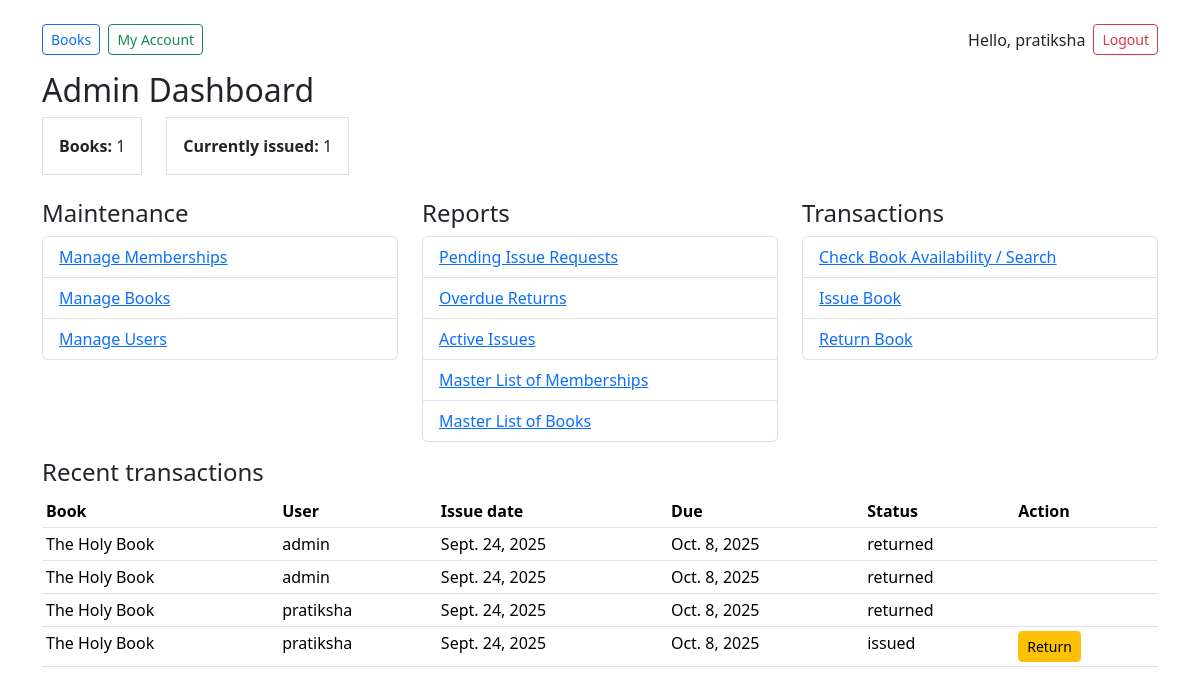
/admin-home/ (signed in), run on an earlier commit of the app's database.
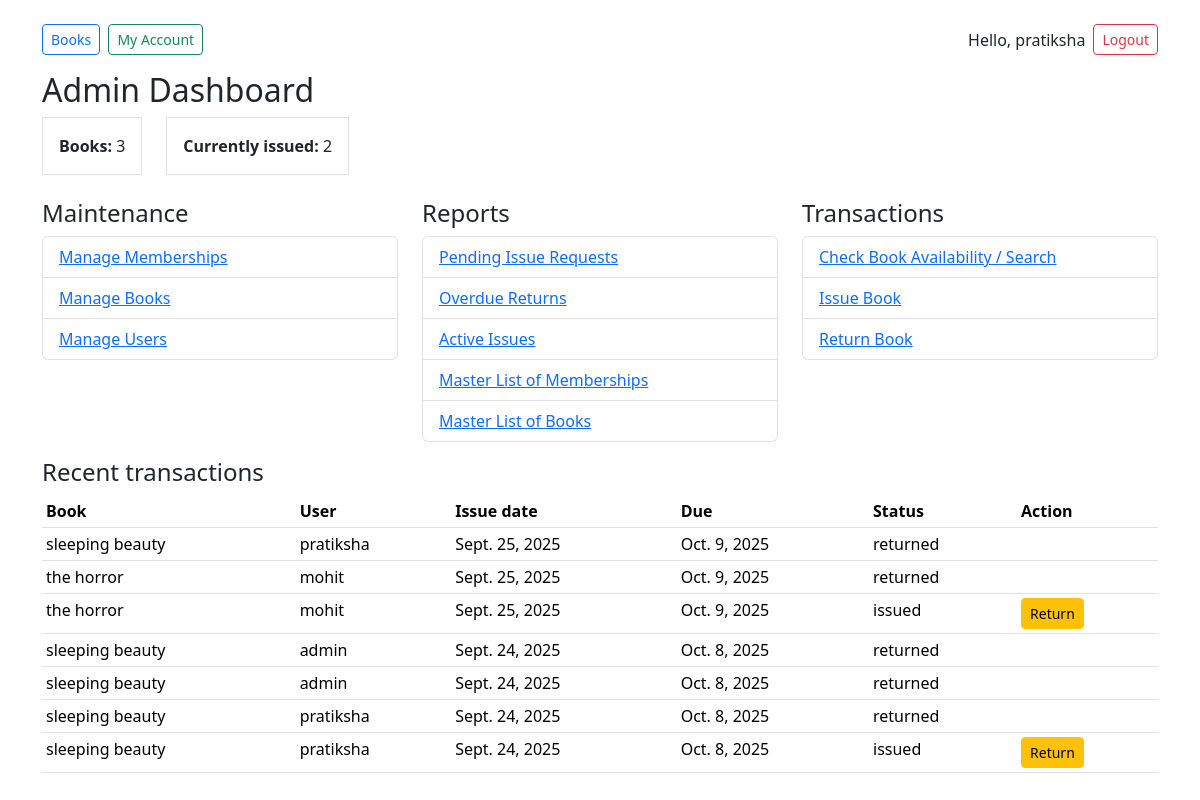
And on a later commit of the database.
### library/models.py (models this page shows, shortened)
class Transaction(models.Model):
    STATUS_CHOICES = [('issued', 'Issued'), ('returned', 'Returned')]
    user = models.ForeignKey(User, on_delete=models.CASCADE)
    book = models.ForeignKey(Book, on_delete=models.CASCADE)
    issue_date = models.DateField(default=date.today)
    due_date = models.DateField()                 # set on creation/issue
    return_date = models.DateField(null=True, blank=True)
    fine = models.DecimalField(max_digits=8, decimal_places=2, default=Decimal('0.00'))
    fine_paid = models.BooleanField(default=False)
    status = models.CharField(max_length=10, choices=STATUS_CHOICES, default='issued')

class Book(models.Model):
    code_no = models.CharField(max_length=50, unique=True)  # unique code like SC(B/M)000001
    title = models.CharField(max_length=255)
    author = models.CharField(max_length=255, blank=True)
    category = models.ForeignKey(Category, on_delete=models.SET_NULL, null=True, blank=True)
    isbn = models.CharField(max_length=40, blank=True)
    total_copies = models.PositiveIntegerField(default=1)
    available_copies = models.PositiveIntegerField(default=1)
    added_on = models.DateField(auto_now_add=True)

### library/views.py (the view)
# urls.py: path('admin-home/', views.admin_home, name='admin_home'),
@login_required
def admin_home(request):
    books_count = Book.objects.count()
    issued_count = Transaction.objects.filter(status='issued').count()
    recent_tx = Transaction.objects.order_by('-issue_date')[:8]
    return render(request, 'library/admin_home.html', {
        'books_count': books_count,
        'issued_count': issued_count,
        'recent_tx': recent_tx,
    })

### library/templates/library/admin_home.html (shortened to what this page needs)
{% extends "library/base.html" %}
{% block content %}
<h2>Admin Dashboard</h2>
<div class="row mb-3">
  <div class="col-auto">
    <div class="border p-3">
      <strong>Books:</strong> {{ books_count }}
    </div>
  </div>
  <div class="col-auto">
    <div class="border p-3">
      <strong>Currently issued:</strong> {{ issued_count }}
    </div>
  </div>
</div>
<div class="row mt-4">
  <div class="col-md-4 mb-3">
    <h4>Maintenance</h4>
    <ul class="list-group">
      <li class="list-group-item"><a href="{% url 'membership_list' %}">Manage Memberships</a></li>
      <li class="list-group-item"><a href="{% url 'book_list' %}">Manage Books</a></li>
      <li class="list-group-item"><a href="{% url 'user_list' %}">Manage Users</a></li>
    </ul>
  </div>
  <div class="col-md-4 mb-3">
    <h4>Reports</h4>
    <ul class="list-group">
      <li class="list-group-item"><a href="{% url 'pending_issues' %}">Pending Issue Requests</a></li>
      <li class="list-group-item"><a href="{% url 'overdue_returns' %}">Overdue Returns</a></li>
      <li class="list-group-item"><a href="{% url 'active_issues' %}">Active Issues</a></li>
      <li class="list-group-item"><a href="{% url 'membership_master_list' %}">Master List of Memberships</a></li>
      <li class="list-group-item"><a href="{% url 'book_master_list' %}">Master List of Books</a></li>
    </ul>
  </div>
  <div class="col-md-4 mb-3">
    <h4>Transactions</h4>
    <ul class="list-group">
      <li class="list-group-item"><a href="{% url 'book_availability' %}">Check Book Availability / Search</a></li>
      <li class="list-group-item"><a href="{% url 'issue_book' %}">Issue Book</a></li>
      <li class="list-group-item"><a href="{% url 'return_book_list' %}">Return Book</a></li>
    </ul>
  </div>
</div>
<h4>Recent transactions</h4>
<table class="table table-sm">
  <thead>
    <tr>
      <th>Book</th>
      <th>User</th>
      <th>Issue date</th>
      <th>Due</th>
      <th>Status</th>
      <th>Action</th>
    </tr>
  </thead>
  <tbody>
    {% for t in recent_tx %}
      <tr>
        <td>{{ t.book.title }}</td>
        <td>{{ t.user.username }}</td>
        <td>{{ t.issue_date }}</td>
        <td>{{ t.due_date }}</td>
        <td>{{ t.status }}</td>
        <td>
          {% if t.status == 'issued' %}
            <a class="btn btn-sm btn-warning" href="{% url 'return_book' t.id %}">Return</a>
          {% endif %}
        </td>
      </tr>
    {% empty %}
      <tr><td colspan="6">No transactions yet.</td></tr>
    {% endfor %}
  </tbody>
</table>
{% endblock %}

### library/templates/library/base.html (shortened to what this page needs)
<!doctype html>
<html>
<head>
  <link href="https://cdn.jsdelivr.net/npm/bootstrap@5.3.2/dist/css/bootstrap.min.css" rel="stylesheet">
</head>
<body class="container py-4">
  <nav class="mb-3 d-flex align-items-center">
    <div>
      {% if user.is_staff %}
        <a class="btn btn-sm btn-outline-secondary me-1" href="{% url 'admin_home' %}">Admin Home</a>
      {% else %}
        <a class="btn btn-sm btn-outline-primary me-1" href="{% url 'book_availability' %}">Books</a>
        <a class="btn btn-sm btn-outline-success" href="{% url 'user_home' %}">My Account</a>
      {% endif %}
    </div>
    <div class="ms-auto d-flex align-items-center">
      {% if user.is_authenticated %}
        <span class="me-2">Hello, {{ user.username }}</span>
        <form method="post" action="{% url 'logout' %}" style="display:inline;">
          <button type="submit" class="btn btn-sm btn-outline-danger">Logout</button>
        </form>
      {% else %}
        <a class="btn btn-sm btn-outline-primary" href="{% url 'login' %}">Login</a>
      {% endif %}
    </div>
  </nav>
  {% block content %}{% endblock %}
</body>
</html>

What changed in the data, as far as the page shows it:
added Transaction: book "sleeping beauty", user.username "pratiksha", issue_date "Sept. 25, 2025", due_date "Oct. 9, 2025", status "returned"
added Transaction: book "the horror", user.username "mohit", issue_date "Sept. 25, 2025", due_date "Oct. 9, 2025", status "returned"
added Transaction: book "the horror", user.username "mohit", issue_date "Sept. 25, 2025", due_date "Oct. 9, 2025", status "issued", shows "Return"
changed through a linked row, Transaction (number 4 of 7 on the later page): book "The Holy Book" → "sleeping beauty"
changed through a linked row, Transaction (number 5 of 7 on the later page): book "The Holy Book" → "sleeping beauty"
changed through a linked row, Transaction (number 6 of 7 on the later page): book "The Holy Book" → "sleeping beauty"
changed through a linked row, Transaction (number 7 of 7 on the later page): book "The Holy Book" → "sleeping beauty"
Also different on the page:
{{ books_count }}: "1" → "3"
{{ issued_count }}: "1" → "2"
